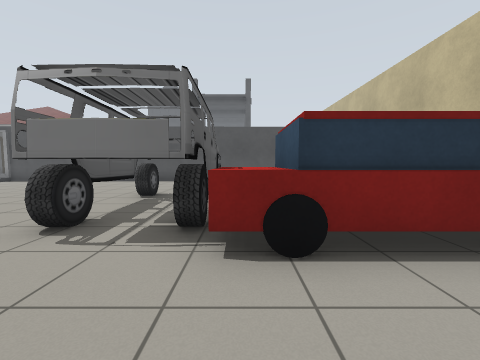
[1] (above)

24 first-person views from a walk through a Gazebo world. The camera is 0.94 m above the floor, tilts 4° down and sees 90° across. The lines on the ground mark 1 m squares. The floor is counted in squares, 1 m on a side. Each view is taken from the middle of a square. On the plan, view 1 faces up. The plan holds only what a view shows up to about 10 squares ahead; the rest is blank. The place goes on beyond the plan. Simple shapes stand in for some stock models. Some surface patterns are stand-ins.

[2]
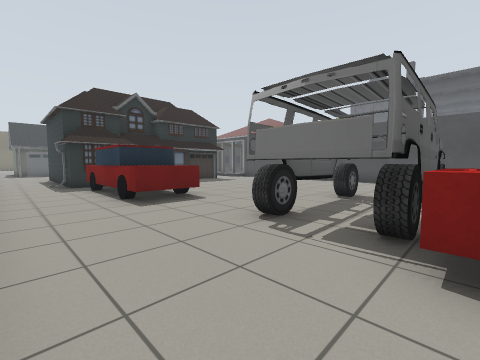

[3]
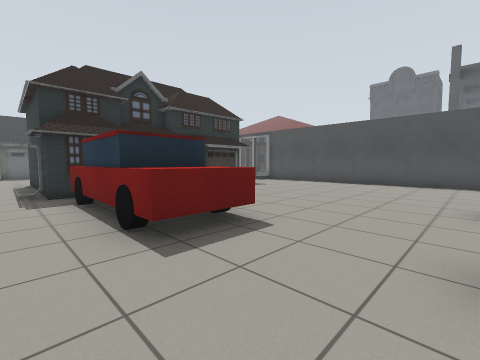

[4]
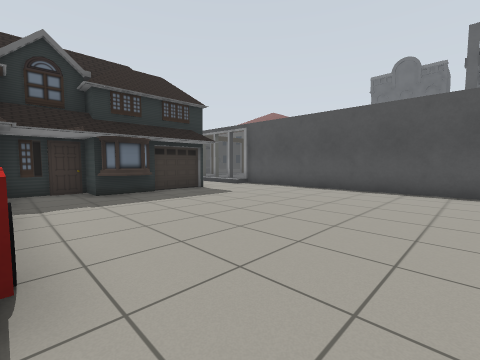

[5]
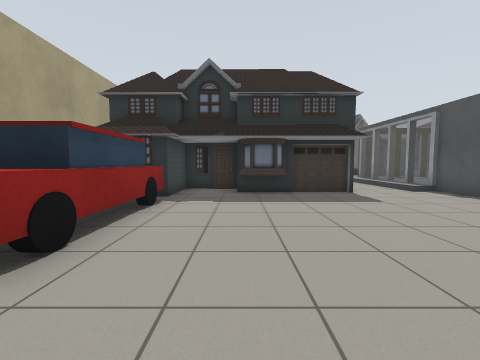

[6]
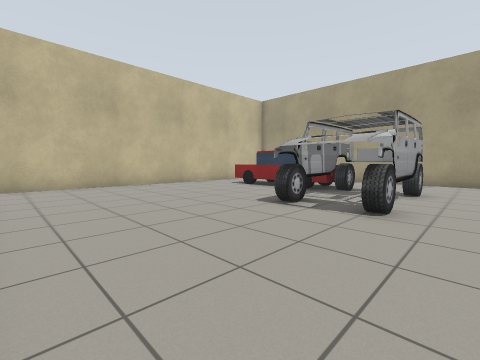

[7]
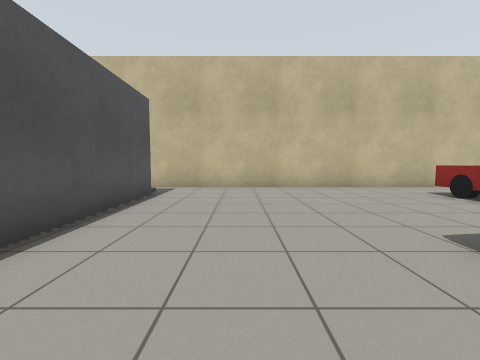

[8]
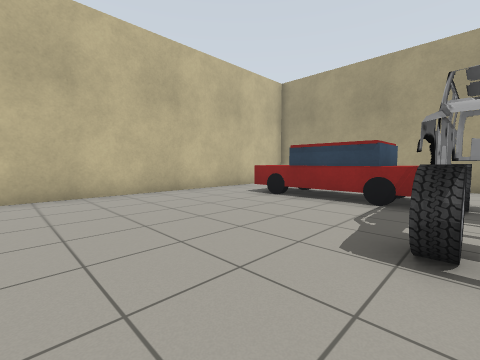

[9]
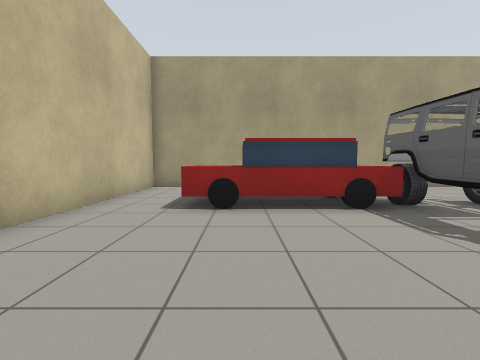

[10]
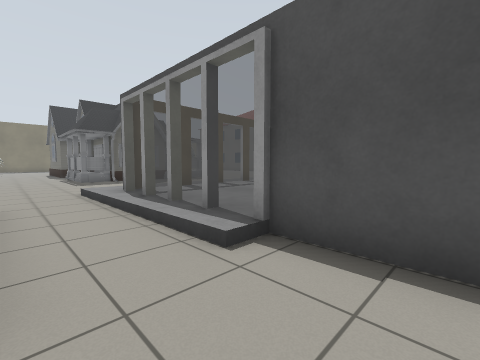

[11]
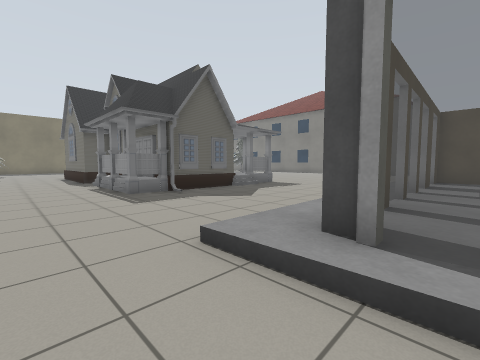

[12]
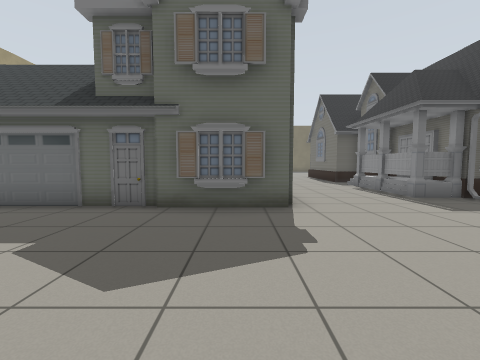

[13]
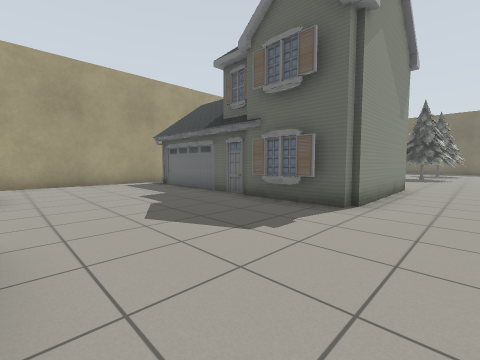

[14]
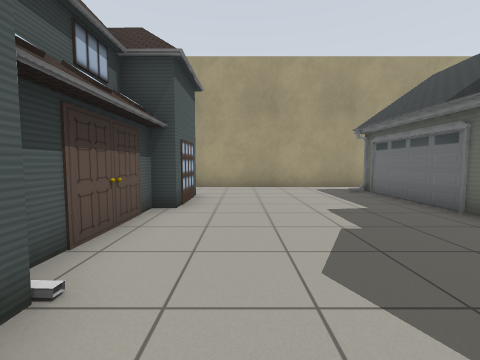

[15]
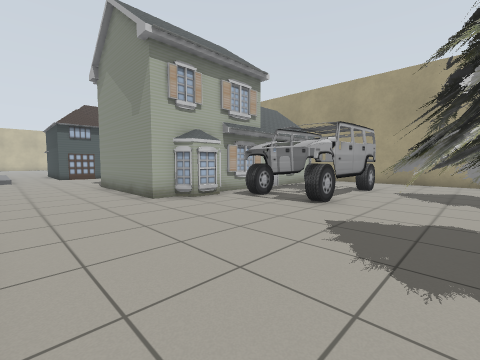

[16]
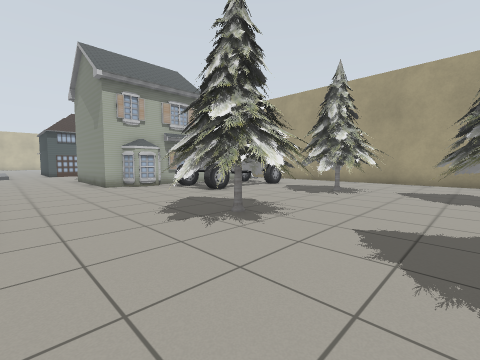

[17]
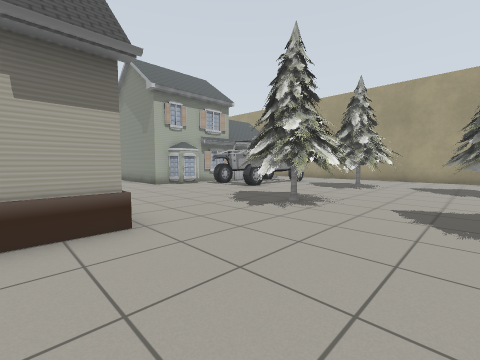

[18]
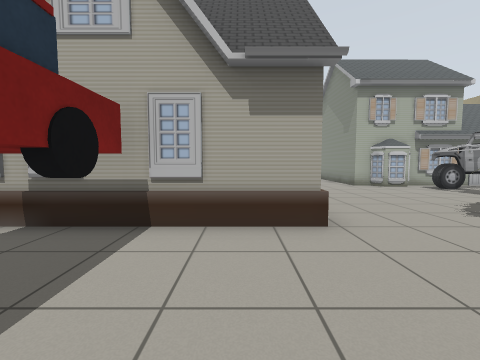

[19]
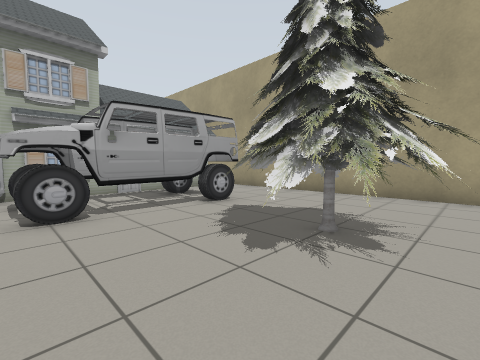

[20]
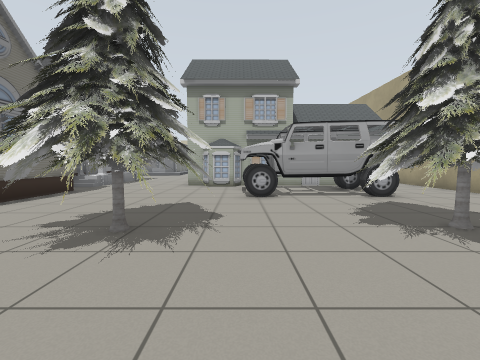

[21]
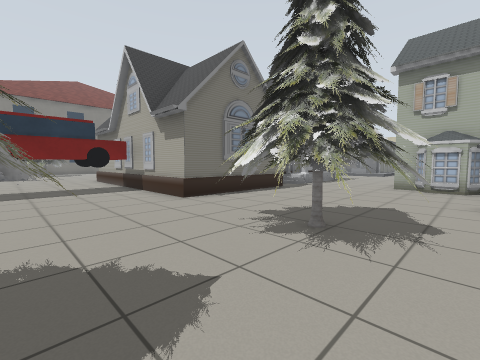

[22]
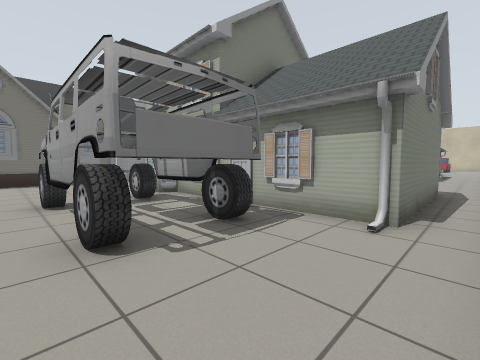

[23]
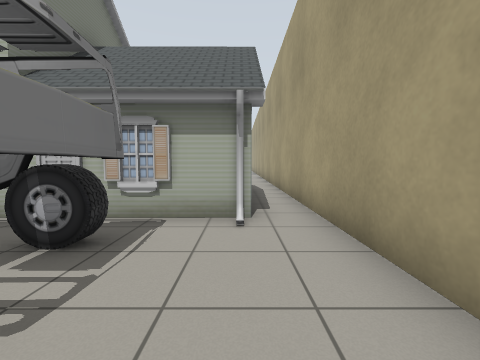

[24]
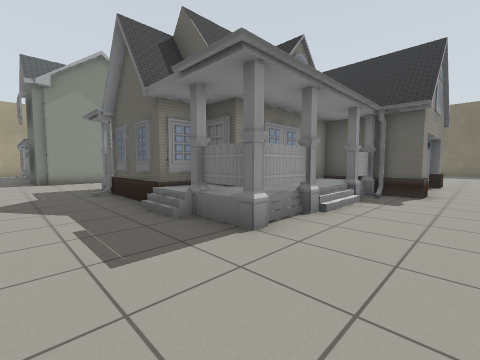

### Floor plan
Key: @ floor where view 1 was taken; # wall or solid block; x gap in a wall; . main floor; : floor 0.25 m higher than the main floor; / step, stairs or slope; = window, fence, low wall or low ledge; C car; H house; T pine tree.
Columns run from 37 left of view 1 to 7 right of it. Each row starts with its distance up from view 1.
 22    ..............   ##
 21    .HHHHH........   #
 20 ..   H HHH//HH...  :x:
 19 ...  H  H     ...  :#:
 18 ....H HHHHHHHHH... :=:
 17  CCCH       HH.....:=:
 16 CCCCHHH     HH.....:=::
 15 ....HHH     HH.....:=:::
 14 ....HHH  HHHHHH....:=::::                   #
 13 ....HHHHH.HHHH.....:######################..#
 12 ...................:#====#..................#
 11 ............................................#
 10 T..TT.......................................#
  9 T.TTTT....HHHHHH.....   HHH.................#
  8 T.TTT.....H    H.....H  HHH.................#
  7 ...T...CCCHHH  H.....HH HHH.......CCC.......#
  6 .......CCCH  H H.....HH HHH.......CCC.......#
  5 T..TT..CCCHHHHHH.....HH HHH.......CCC.......#
  4 TTTTTT.CCCH    H.....HHHHHHCCCCC..CCCCCCCC..#
  3 TTTTT .CCCH    H.....H  HHH   CC..CCCCCCC ..#
  2 T... ..CC.H    H.....HHHHHHCCCCC............#
  1 ..........HHHHHH........................  ..#
  0 ......................  .............@    ..#
 -1 ######################           ############

Positions as (right, up) in squares from view 1, and headings:
1: (0, 0), facing up
2: (0, 0), facing up-left
3: (-3, 1), facing up-left
4: (-4, 4), facing up-left
5: (-4, 6), facing left
6: (-4, 12), facing down-right
7: (-3, 10), facing right
8: (-1, 10), facing down-right
9: (3, 9), facing down
10: (-10, 10), facing up-left
11: (-16, 10), facing up-left
12: (-17, 8), facing left
13: (-17, 11), facing down-left
14: (-18, 9), facing down
15: (-33, 12), facing down-right
16: (-37, 12), facing down-right
17: (-37, 14), facing down-right
18: (-37, 14), facing right
19: (-35, 7), facing down-right
20: (-37, 7), facing right
21: (-37, 7), facing up-right
22: (-31, 0), facing up-right
23: (-31, 1), facing right
24: (-21, 22), facing down-left
